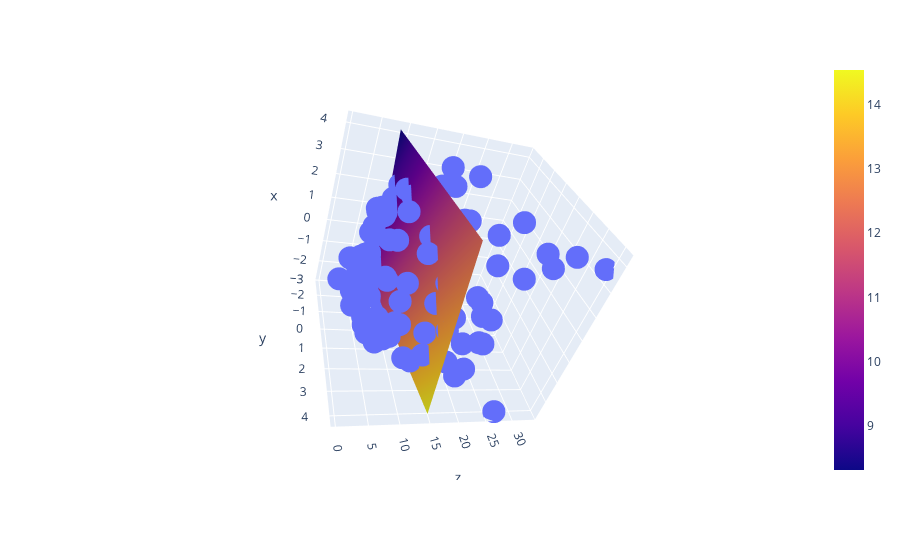

Notebook source saved alongside this figure:
### Code cell
lr = LinearRegression()
lr.fit(np.array([x,y]).reshape(100,2),z)

x_input = np.linspace(x.min(), x.max(), 10)
y_input = np.linspace(y.min(), y.max(), 10)
xGrid, yGrid = np.meshgrid(x_input,y_input)

final = np.vstack((xGrid.ravel().reshape(1,100),yGrid.ravel().reshape(1,100))).T

z_final = lr.predict(final).reshape(10,10)


import plotly.graph_objects as go

fig = px.scatter_3d(df, x=x.ravel(), y=y.ravel(), z=z.ravel())

fig.add_trace(go.Surface(x = x_input, y = y_input, z =z_final ))

fig.show()
